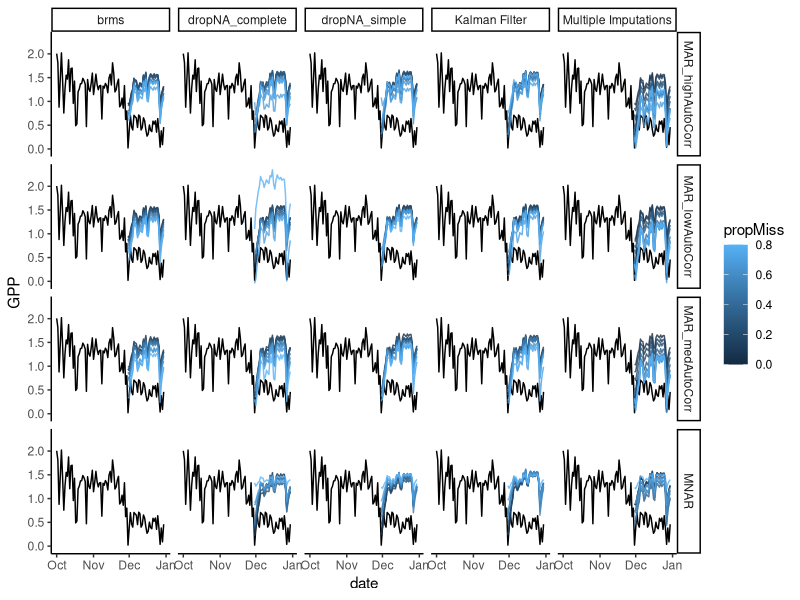
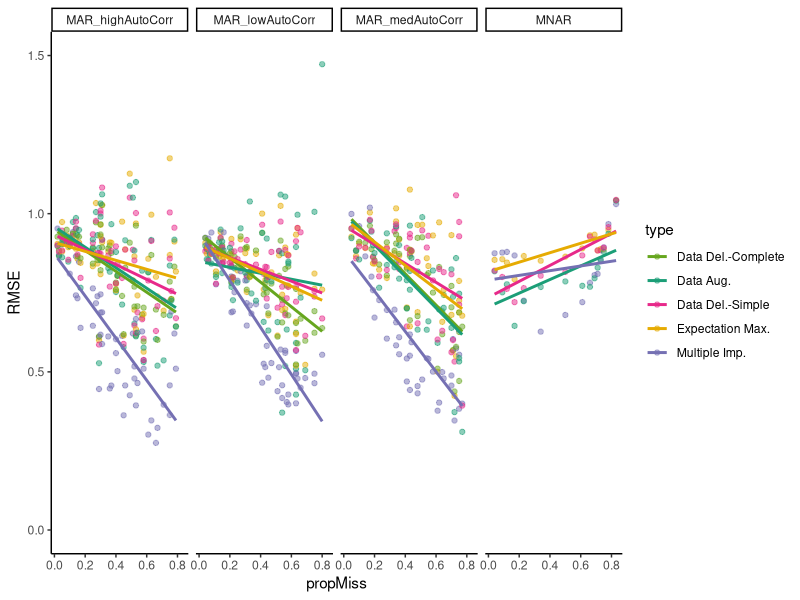
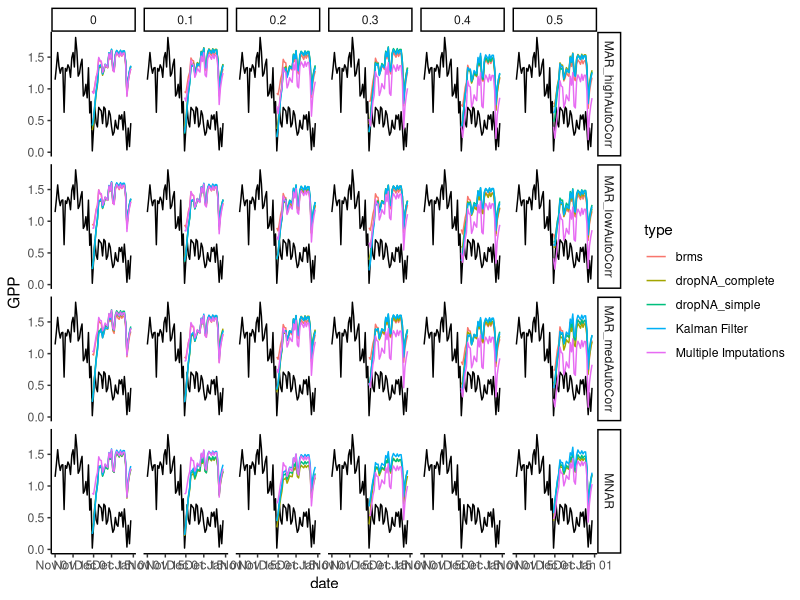
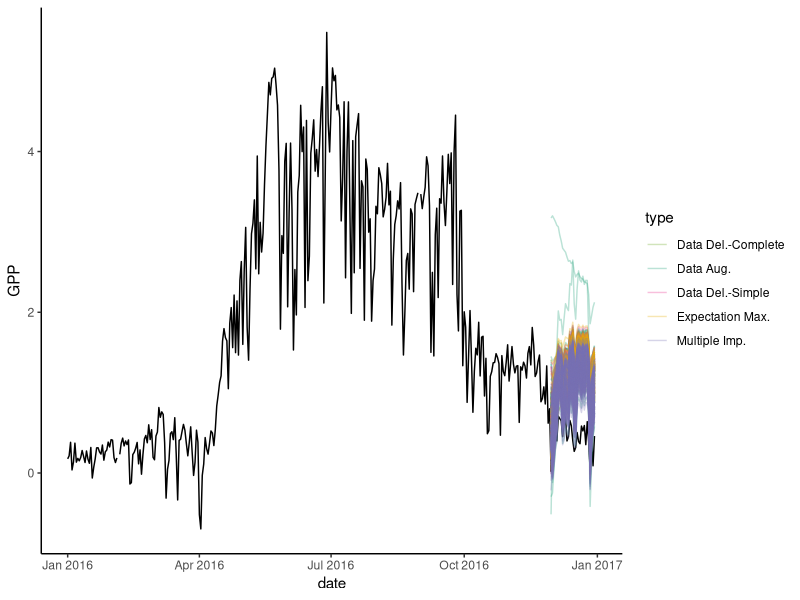
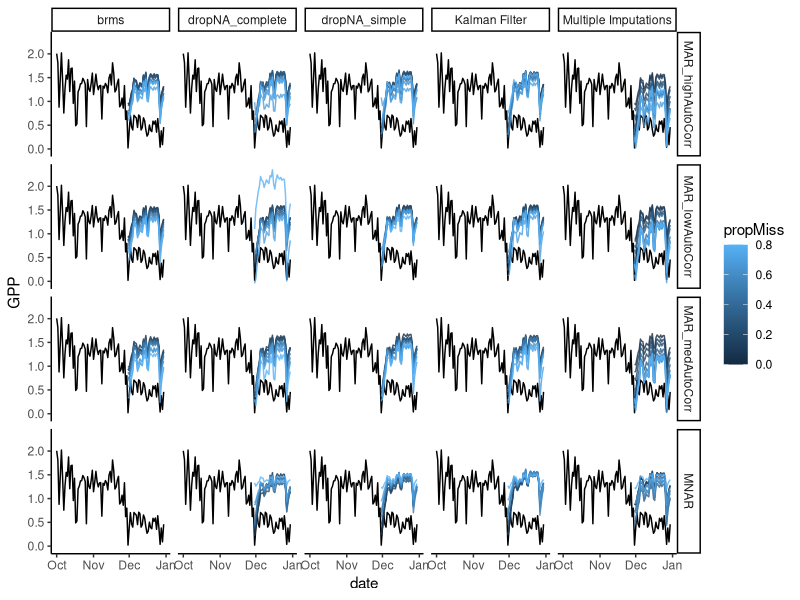
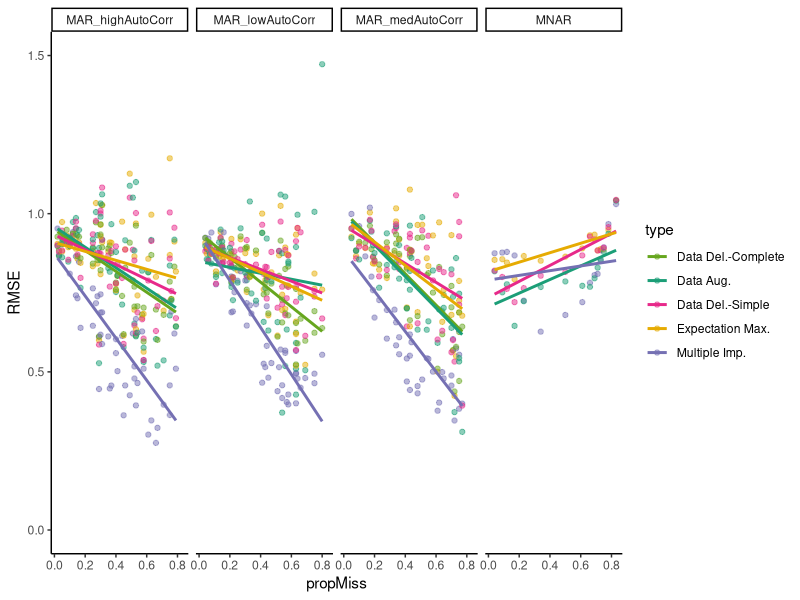

Write R code to recreate these figures, in order.
#####
# making figures for GPP forecast RMSE 
#####

# load packages
library(tidyverse)
library(Metrics)


# read in prediction data ------------------------------------------------------------
# read in real, complete dataset
realData <- read.csv("./data/pine_river_data_prepped.csv") %>% 
  mutate(date = lubridate::as_datetime(date))

# MAR arima data
MAR_arima <- read.csv("./data/model_results/gauss_real_MAR_arima_FORECASTpreds.csv") %>% 
  rename(Estimate = pred, Est.Error = se) %>% 
  mutate(Q2.5 = NA, Q97.5 = NA) %>% 
  select(-CurSim, -X) %>% 
  relocate(missingprop_autocor, Estimate, Est.Error, Q2.5, Q97.5, date, GPP, missingness, type, run_no) %>% 
  mutate(date = lubridate::as_datetime(date))
# MAR brms data
MAR_brms <- read.csv("./data/model_results/gauss_real_MAR_brms_FORECASTpreds_normPriorNB.csv") %>% 
  mutate(date = lubridate::as_datetime(date))

# MNAR arima data
MNAR_arima <- read.csv("./data/model_results/gauss_real_MNAR_arima_FORECASTpreds.csv") %>% 
  rename(Estimate = pred, Est.Error = se) %>% 
  mutate(Q2.5 = NA, Q97.5 = NA) %>% 
  select(-CurSim, -X) %>% 
  relocate(missingprop_autocor, Estimate, Est.Error, Q2.5, Q97.5, date, GPP, missingness, type, run_no) %>% 
  mutate(date = lubridate::as_datetime(date),
         missingness = "MNAR")
# MNAR brms data
MNAR_brms <- read.csv("./data/model_results/gauss_real_MNAR_brms_FORECASTpreds_normPriorNB.csv")%>% 
  mutate(date = lubridate::as_datetime(date),
         missingness = "MNAR")

# join all data together
allDat <- rbind(MAR_arima, MAR_brms, MNAR_arima, MNAR_brms)

# remove runs w/ no missingness (missingprop_autocor = "y)
allDat <- allDat %>% 
  filter(missingprop_autocor != "y") %>% 
  filter(!is.na(Estimate)) # remove NAs in Estimate column (12/31)

# reformat data -----------------------------------------------------------
# retrieve proportion missing and amount autocor from names
allDat <- allDat %>% 
  mutate(propMiss = as.numeric(str_split(missingprop_autocor, pattern = "_", simplify = TRUE)[,2]),
         amtAutoCorr = as.numeric(str_split(missingprop_autocor, pattern = "_", simplify = TRUE)[,4]))
allDat[allDat$missingness == "MNAR", "amtAutoCorr"] <- 0
# assign "bins" of autocorrelation
allDat[allDat$missingness != "MNAR" & allDat$amtAutoCorr <=0.3 & !is.na(allDat$amtAutoCorr), "missingness"] <- "MAR_lowAutoCorr"
allDat[allDat$missingness != "MNAR" & allDat$amtAutoCorr > 0.3 & allDat$amtAutoCorr < 0.6 &!is.na(allDat$amtAutoCorr), "missingness"] <- "MAR_medAutoCorr"
allDat[allDat$missingness != "MNAR" & allDat$amtAutoCorr  >= 0.6 & !is.na(allDat$amtAutoCorr), "missingness"] <- "MAR_highAutoCorr"

# calculate RMSE  ---------------------------------------------------------
RMSE <- allDat %>% 
  group_by(missingprop_autocor, missingness, type, propMiss, amtAutoCorr) %>% 
  summarise(RMSE = sqrt(mean((Estimate - GPP)^2, na.rm = TRUE)))

# add to all data df
allDat <- allDat %>% 
  left_join(RMSE)

# Make figure of predictions ----------------------------------------------

allDat_fig <- allDat %>% 
  group_by(date, missingness, type, round(propMiss,1)) %>% 
  summarize(Estimate_mean = mean(Estimate),
            Estimate_sd = sd(Estimate),
            Est.Error_mean = mean(Est.Error)) %>% 
  rename(propMiss = "round(propMiss, 1)")
  
# calculate low, med, and high autocorr
  
(forecastFig <- ggplot() + 
  facet_grid(.~as.factor(missingness) ~ as.factor(type)) +
  geom_line(data = realData[lubridate::month(realData$date) %in% c(lubridate::month(10:12)),], aes(x = date, y = GPP)) + 
  geom_line(data = allDat_fig, aes(x = date, y = Estimate_mean, col = propMiss, group = propMiss), alpha = .8) +
  theme_classic() 
  )
# save figure
png(file = "./figures/forecastAccuracy_gaussian.png", width = 9, height = 6, units = "in", res = 700)
forecastFig
dev.off()
# RMSE figure -------------------------------------------------------------
(rmse_fig <- ggplot(data = RMSE) +
  facet_grid(.~missingness) +
  geom_point(aes(x = propMiss, y = RMSE, col = type), alpha = .5) +
  geom_smooth(aes(x = propMiss, y = RMSE, col = type), method = "lm", se = FALSE) +
  theme_classic() +
  ylim(c(0,1.5)) + 
   scale_color_discrete(type = c("#66A61E","#1B9E77", "#E7298A", "#E6AB02","#7570B3"),
                        labels = c("Data Del.-Complete", "Data Aug.", "Data Del.-Simple", "Expectation Max.", "Multiple Imp.")) 
 )
# save figure
png(file = "./figures/RMSE_gaussian.png", width = 8, height = 4, units = "in", res = 700)
rmse_fig
dev.off()


# figure of mean predictions across all amounts missingness for one type  --------
second_fig <- allDat_fig %>% 
  filter(
         propMiss <=0.5)
ggplot() + 
  facet_grid(.~as.factor(missingness)~ as.factor(propMiss)) +
  #geom_ribbon(data = second_fig, aes(x = date, ymin = Estimate_mean - 1.96 * Est.Error_mean, ymax = Estimate_mean + 1.96 * Est.Error_mean, fill = type, group =type), alpha = .3) +
  geom_line(data = realData[lubridate::month(realData$date) %in% c(lubridate::month(11:12)),], aes(x = date, y = GPP)) + 
  geom_line(data = second_fig, aes(x = date, y = Estimate_mean, col = type, group = type)) +
  theme_classic() 


# figure of preds vs. full real time series -------------------------------
allDat_all <- allDat %>% 
  mutate(ID = paste0(type, missingness, propMiss, amtAutoCorr))

# calculate low, med, and high autocorr

(forecastFig <- ggplot() + 
    geom_line(data = realData, aes(x = date, y = GPP)) + 
    geom_line(data = allDat_all, aes(x = date, y = Estimate, col = type, group = ID), alpha = .3) +
    theme_classic() + 
    scale_color_discrete(type = c("#66A61E","#1B9E77", "#E7298A", "#E6AB02","#7570B3"),
                         labels = c("Data Del.-Complete", "Data Aug.", "Data Del.-Simple", "Expectation Max.", "Multiple Imp.")) 
  
)



      
